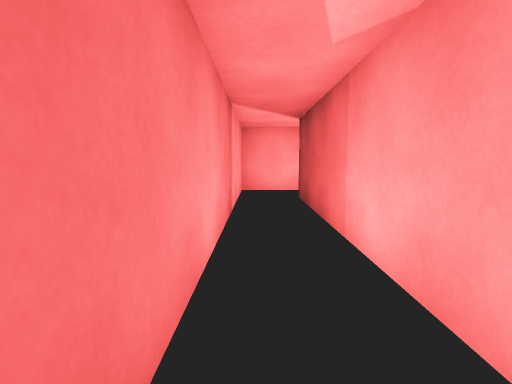
view 1 (above)

22 first-person views from a walk through a Unity game level. The camera is 1.2 m above the floor, tilts 6° down and sees 80° across. The floor is counted in squares, 1 m on a side. Each view is taken from the middle of a square. On the plan, view 1 faces up. The plan holds only what a view shows up to about 13 squares ahead; the rest is blank. The place goes on beyond the plan. The player character is not drawn.

view 2
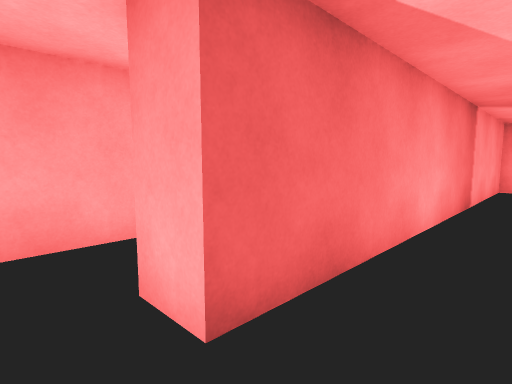

view 3
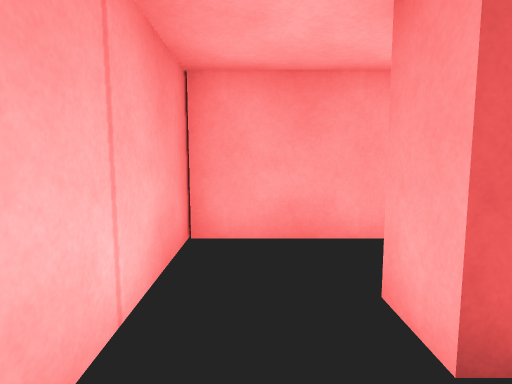

view 4
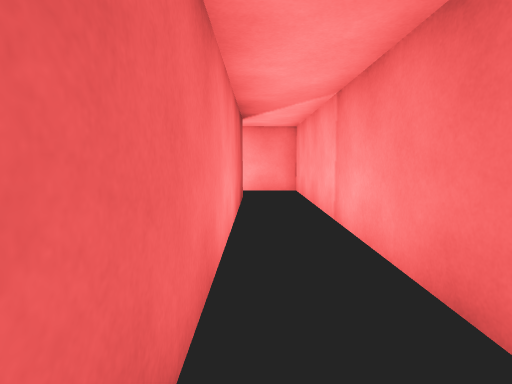

view 5
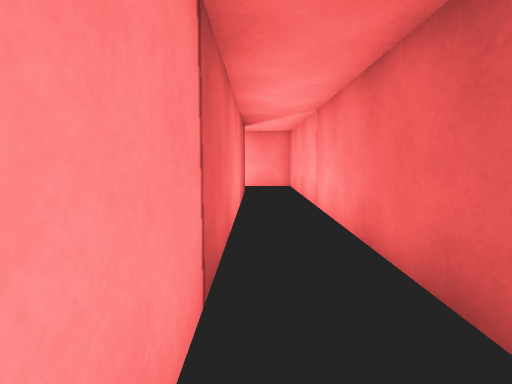

view 6
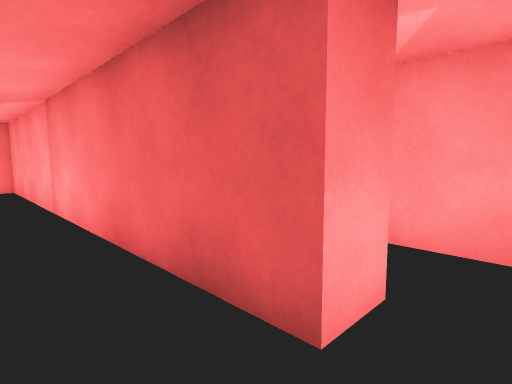

view 7
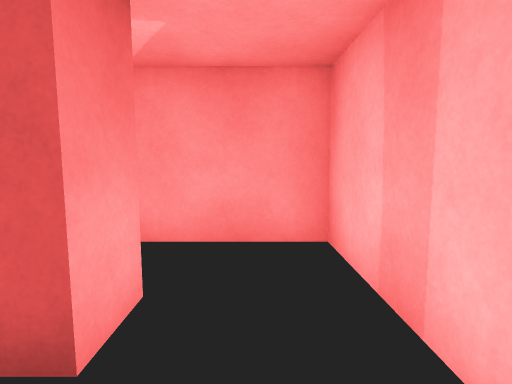

view 8
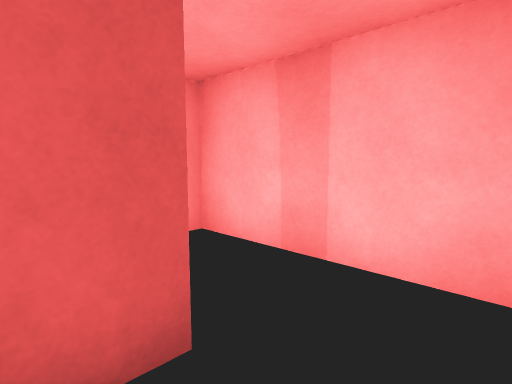

view 9
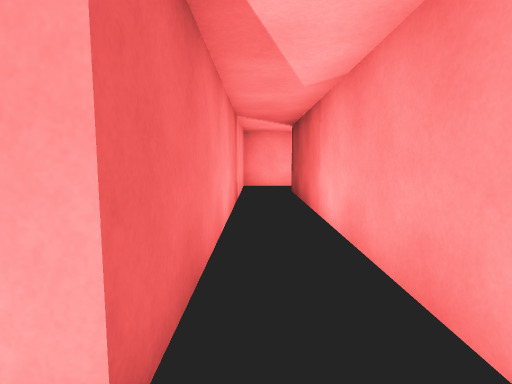

view 10
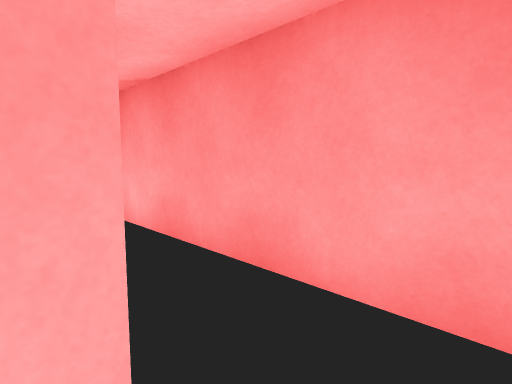

view 11
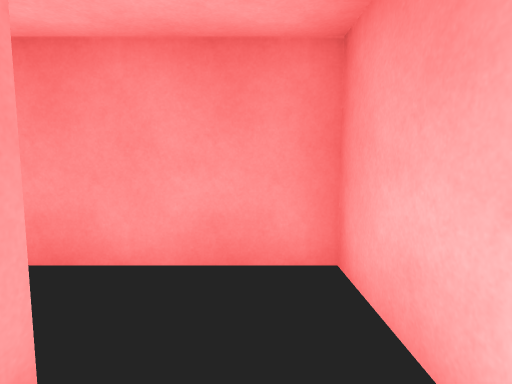

view 12
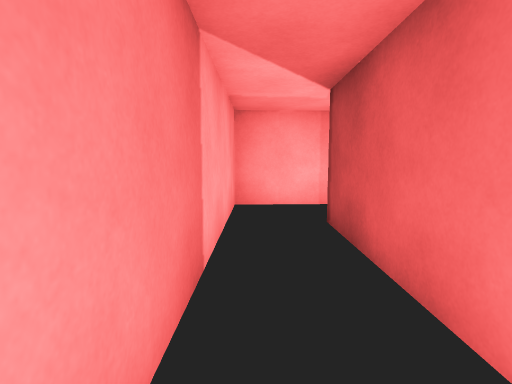

view 13
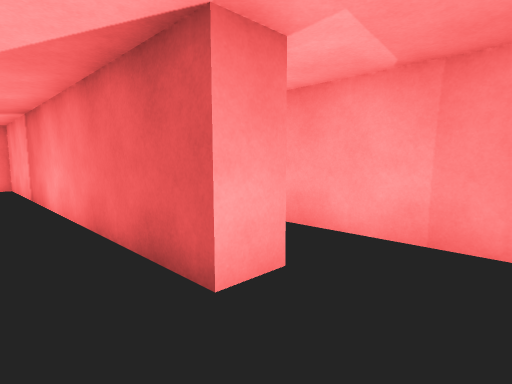

view 14
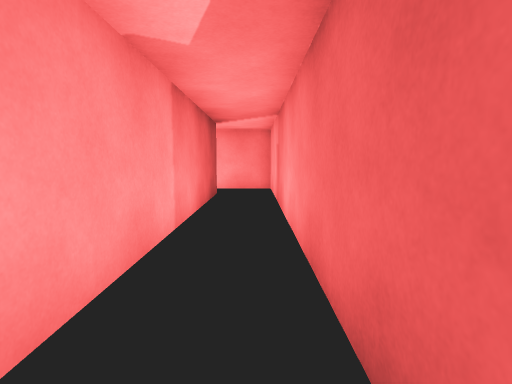

view 15
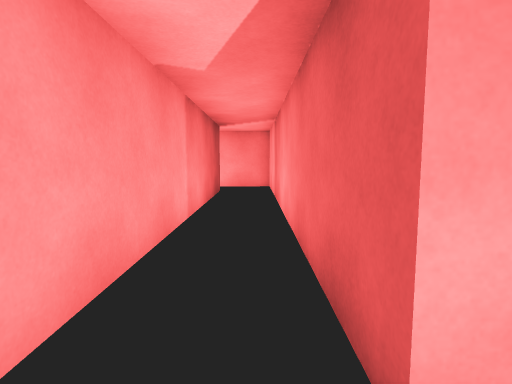

view 16
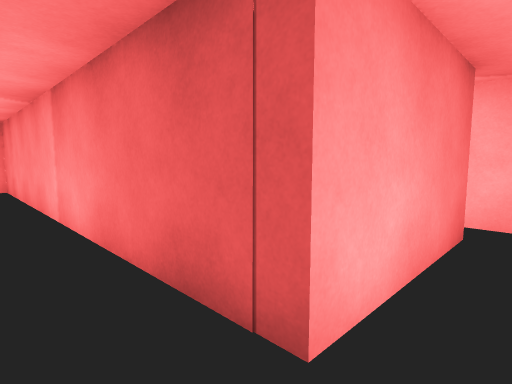

view 17
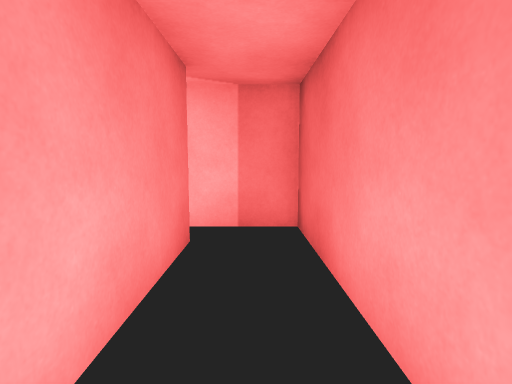

view 18
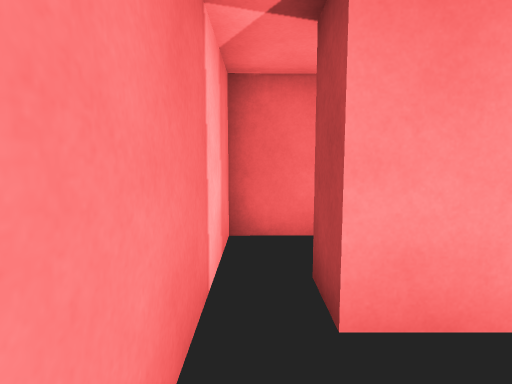

view 19
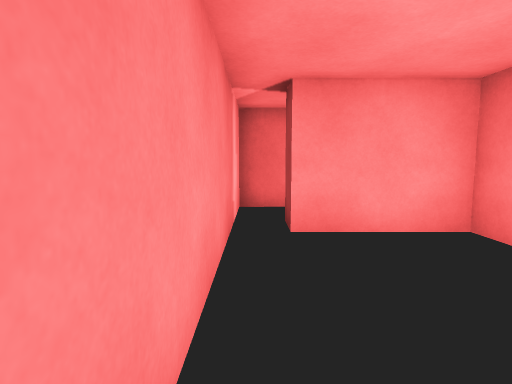

view 20
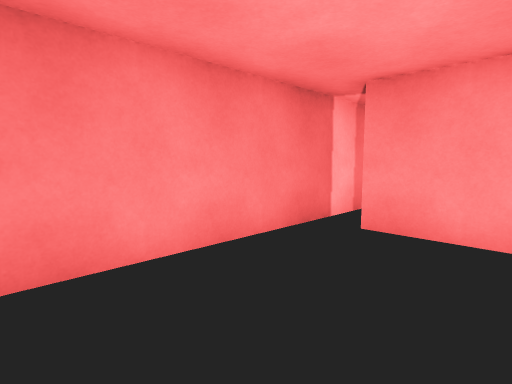

view 21
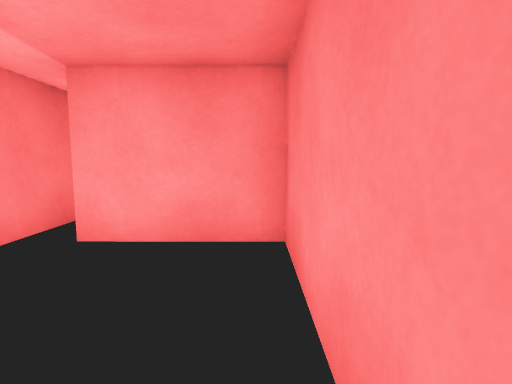

view 22
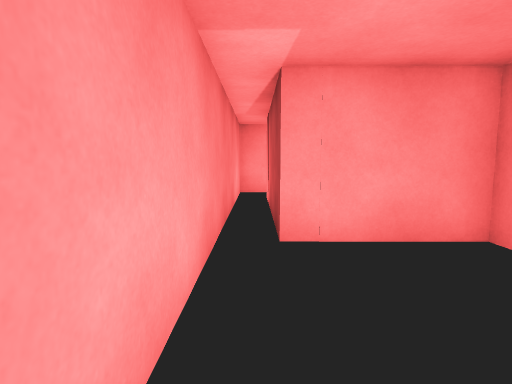

### Floor plan
Ten units are one square. View 1 is at (0, 0); x grows to the right and y downward. Boxes are objects, and circles mark ways between rooms. Rooms are numbered by the first view taken in them; rooms with no view inside come last. Other rooms are left out.
<svg viewBox="-45 -129 144 164">
<path fill="none" stroke="#000" d="M20 -122 -6 -122 -6 10M-5 29 14 29 14 -99M-16 6 -16 -106M-6 10 -16 10M-36 -101 -36 30 -5 29M-21 -122 -35 -122M84 0 84 10 44 10 44 -124M14 -99 24 -99 24 29 94 28 94 -4M54 -55 54 0 84 0M94 -4 94 -54 64 -54"/>
<circle cx="-10" cy="15" r="3" fill="#2a7"/>
<circle cx="20" cy="-105" r="3" fill="#2a7"/>
<circle cx="90" cy="5" r="3" fill="#2a7"/>
<text x="0" y="-50">1</text>
<text x="-20" y="-40">2</text>
<text x="40" y="-40">3</text>
<text x="70" y="-30">4</text>
</svg>
Room 1 opens to room 2. Room 1 opens to room 3. Room 3 opens to room 4.

Where each view was taken, in squares from view 1:
view 1: 0 up, 0 right, facing up
view 2: 2 down, 1 right, facing up-left
view 3: 2 down, 1 right, facing left
view 4: 9 up, 2 left, facing down
view 5: 11 up, 2 left, facing down
view 6: 11 up, 2 left, facing down-left
view 7: 11 up, 2 left, facing left
view 8: 9 up, 2 left, facing up-left
view 9: 2 down, 0 right, facing up
view 10: 2 down, 1 left, facing up-right
view 11: 2 down, 2 left, facing right
view 12: 4 up, 0 right, facing up
view 13: 12 up, 4 right, facing down-left
view 14: 10 up, 3 right, facing down
view 15: 11 up, 3 right, facing down
view 16: 2 down, 3 right, facing up-right
view 17: 2 down, 4 right, facing right
view 18: 2 up, 9 right, facing down
view 19: 5 up, 9 right, facing down
view 20: 5 up, 6 right, facing down-right
view 21: 1 up, 9 right, facing up
view 22: 1 up, 6 right, facing up
